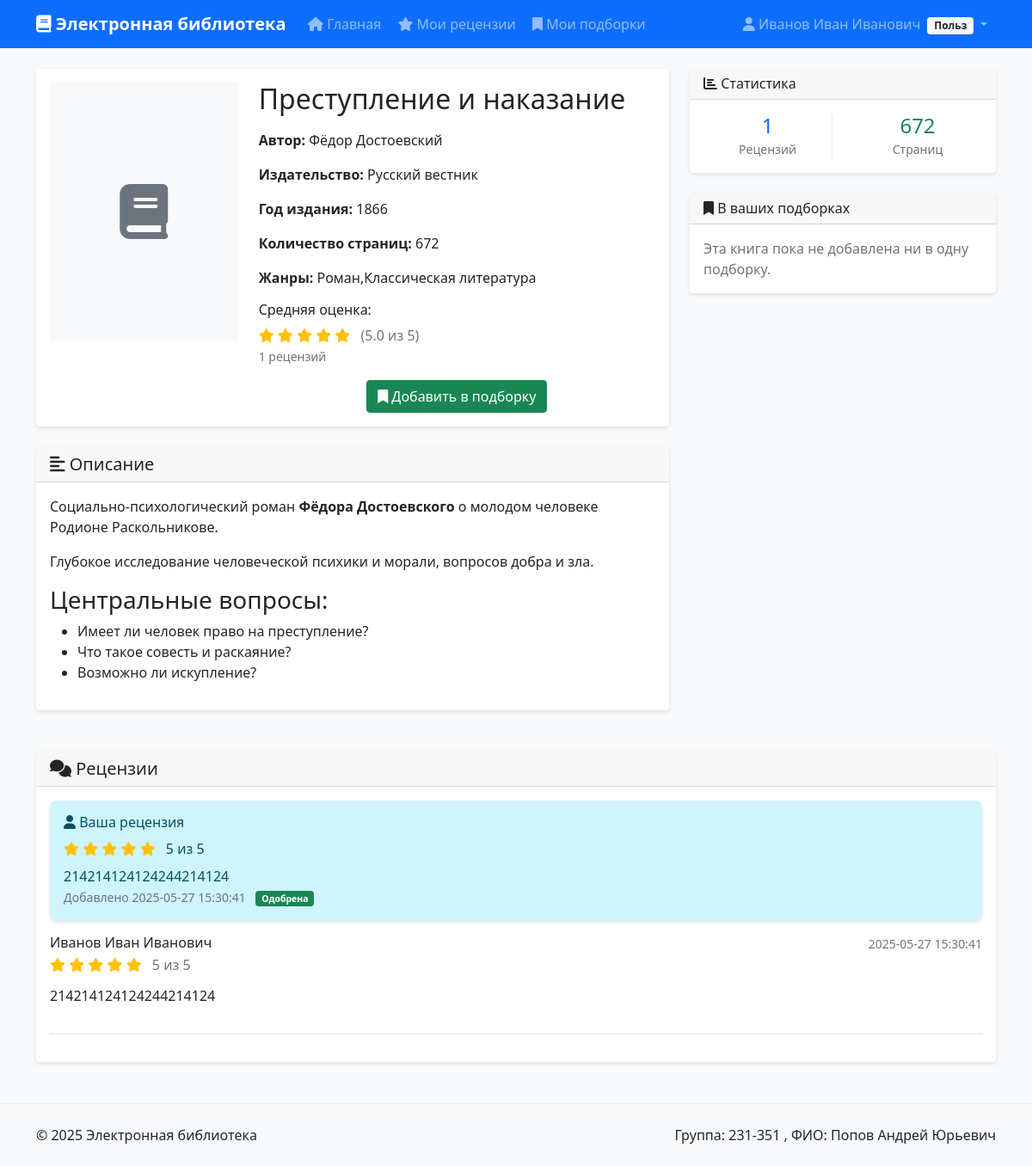
The page /book/2 (signed in) on the database its author committed.
### tables this page shows
CREATE TABLE users (
            id INTEGER PRIMARY KEY AUTOINCREMENT,
            login TEXT NOT NULL UNIQUE,
            password_hash TEXT NOT NULL,
            last_name TEXT NOT NULL,
            first_name TEXT NOT NULL,
            middle_name TEXT,
            role_id INTEGER NOT NULL,
            FOREIGN KEY (role_id) REFERENCES roles(id)
        );

CREATE TABLE books (
            id INTEGER PRIMARY KEY AUTOINCREMENT,
            title TEXT NOT NULL,
            short_description TEXT NOT NULL,
            publication_year INTEGER NOT NULL,
            publisher TEXT NOT NULL,
            author TEXT NOT NULL,
            page_count INTEGER NOT NULL
        );

CREATE TABLE reviews (
            id INTEGER PRIMARY KEY AUTOINCREMENT,
            book_id INTEGER NOT NULL,
            user_id INTEGER NOT NULL,
            rating INTEGER NOT NULL CHECK (rating >= 0 AND rating <= 5),
            text TEXT NOT NULL,
            created_at TIMESTAMP DEFAULT CURRENT_TIMESTAMP,
            status_id INTEGER NOT NULL DEFAULT 1,
            FOREIGN KEY (book_id) REFERENCES books(id) ON DELETE CASCADE,
            FOREIGN KEY (user_id) REFERENCES users(id),
            FOREIGN KEY (status_id) REFERENCES review_statuses(id),
            UNIQUE(user_id, book_id)
        );

### app.py (the view)
@app.route('/book/<int:book_id>')
def view_book(book_id):
    ensure_db_initialized()
    db = get_db()
    book = db.execute("""
        SELECT b.*,
               GROUP_CONCAT(g.name) as genres,
               bc.filename as cover_filename
        FROM books b
        LEFT JOIN book_genres bg ON b.id = bg.book_id
        LEFT JOIN genres g ON bg.genre_id = g.id
        LEFT JOIN book_covers bc ON b.id = bc.book_id
        WHERE b.id = ?
        GROUP BY b.id
    """, (book_id,)).fetchone()
    if not book:
        flash('Книга не найдена')
        return redirect(url_for('index'))
    reviews = db.execute("""
        SELECT r.*, u.first_name, u.last_name, u.middle_name
        FROM reviews r
        JOIN users u ON r.user_id = u.id
        WHERE r.book_id = ? AND r.status_id = 2
        ORDER BY r.created_at DESC
    """, (book_id,)).fetchall()
    user_review = None
    current_user = get_current_user()
    if current_user:
        user_review = db.execute("""
            SELECT r.*, rs.name as status_name FROM reviews r
            JOIN review_statuses rs ON r.status_id = rs.id
            WHERE r.book_id = ? AND r.user_id = ?
        """, (book_id, current_user['id'])).fetchone()
        record_visit(book_id, current_user['id'])
    else:
        record_visit(book_id)
    book_dict = dict(book)
    book_dict['short_description'] = markdown.markdown(book_dict['short_description'])
    reviews_list = []
    for review in reviews:
        review_dict = dict(review)
        review_dict['text'] = markdown.markdown(review_dict['text'])
        reviews_list.append(review_dict)
    return render_template('book/view.html',
                         book=book_dict,
                         reviews=reviews_list,
                         user_review=user_review,
                         current_user=current_user)

### templates/book/view.html (shortened to what this page needs)
{% extends "base.html" %}
{% block content %}
<div class="row">
    <div class="col-lg-8">
        <div class="card mb-4">
            <div class="card-body">
                <div class="row">
                    <div class="col-md-4">
                        {% if book.cover_filename %}
                            <img src="{{ url_for('static', filename='uploads/' + book.cover_filename) }}"
                                 class="img-fluid rounded shadow-sm" alt="{{ book.title }}">
                        {% else %}
                            <div class="bg-light rounded d-flex align-items-center justify-content-center"
                                 style="height: 300px;">
                                <i class="fas fa-book fa-4x text-muted"></i>
                            </div>
                        {% endif %}
                    </div>
                    <div class="col-md-8">
                        <h1 class="h2 mb-3">{{ book.title }}</h1>
                        <div class="book-details">
                            <p><strong>Автор:</strong> {{ book.author }}</p>
                            <p><strong>Издательство:</strong> {{ book.publisher }}</p>
                            <p><strong>Год издания:</strong> {{ book.publication_year }}</p>
                            <p><strong>Количество страниц:</strong> {{ book.page_count }}</p>
                            <p><strong>Жанры:</strong> {{ book.genres or 'Не указаны' }}</p>
                        </div>
                        {% if reviews %}
                            {% set avg_rating = reviews | selectattr('rating') | map(attribute='rating') | list | avg %}
                            <div class="mb-3">
                                <h6>Средняя оценка:</h6>
                                <div class="rating-display">
                                    {% for i in range(1, 6) %}
                                        {% if i <= avg_rating %}
                                            <i class="fas fa-star text-warning"></i>
                                        {% else %}
                                            <i class="far fa-star text-warning"></i>
                                        {% endif %}
                                    {% endfor %}
                                    <span class="ms-2 text-muted">({{ "%.1f"|format(avg_rating) }} из 5)</span>
                                </div>
                                <small class="text-muted">{{ reviews|length }} рецензий</small>
                            </div>
                        {% else %}
                            <div class="mb-3">
                                <span class="text-muted">Пока нет оценок</span>
                            </div>
                        {% endif %}
                        {% if current_user %}
                            <div class="btn-group-vertical d-grid gap-2" role="group">
                                {% if current_user.role_name == 'user' %}
                                    <button type="button" class="btn btn-success"
                                            onclick="showAddToCollectionModal({{ book.id }})">
                                        <i class="fas fa-bookmark"></i> Добавить в подборку
                                    </button>
                                {% endif %}
                            </div>
                        {% endif %}
                    </div>
                </div>
            </div>
        </div>
        <div class="card mb-4">
            <div class="card-header">
                <h5 class="mb-0"><i class="fas fa-align-left"></i> Описание</h5>
            </div>
            <div class="card-body">
                <div class="book-description">
                    {{ book.short_description | safe }}
                </div>
            </div>
        </div>
    </div>
    <div class="col-lg-4">
        <div class="card mb-4">
            <div class="card-header">
                <h6 class="mb-0"><i class="fas fa-chart-bar"></i> Статистика</h6>
            </div>
            <div class="card-body">
                <div class="row text-center">
                    <div class="col-6">
                        <div class="border-end">
                            <h4 class="text-primary mb-0">{{ reviews|length }}</h4>
                            <small class="text-muted">Рецензий</small>
                        </div>
                    </div>
                    <div class="col-6">
                        <h4 class="text-success mb-0">{{ book.page_count }}</h4>
                        <small class="text-muted">Страниц</small>
                    </div>
                </div>
            </div>
        </div>
        {% if current_user and current_user.role_name == 'user' %}
        <div class="card">
            <div class="card-header">
                <h6 class="mb-0"><i class="fas fa-bookmark"></i> В ваших подборках</h6>
            </div>
            <div class="card-body">
                <div id="userCollectionsWithBook">
                </div>
            </div>
        </div>
        {% endif %}
    </div>
</div>
<div class="row mt-4">
    <div class="col-12">
        <div class="card">
            <div class="card-header d-flex justify-content-between align-items-center">
                <h5 class="mb-0"><i class="fas fa-comments"></i> Рецензии</h5>
            </div>
            <div class="card-body">
                {% if user_review %}
                    <div class="alert
                        {% if user_review.status_id == 1 %}alert-warning
                        {% elif user_review.status_id == 2 %}alert-info
                        {% else %}alert-danger{% endif %}">
                        <h6><i class="fas fa-user"></i> Ваша рецензия</h6>
                        <div class="mb-2">
                            {% for i in range(1, 6) %}
                                {% if i <= user_review.rating %}
                                    <i class="fas fa-star text-warning"></i>
                                {% else %}
                                    <i class="far fa-star text-warning"></i>
                                {% endif %}
                            {% endfor %}
                            <span class="ms-2">{{ user_review.rating }} из 5</span>
                        </div>
                        <div class="review-text">
                            {{ user_review.text | safe }}
                        </div>
                        <small class="text-muted">
                            Добавлено {{ user_review.created_at if user_review.created_at else 'недавно' }}
                            {% if user_review.status_id == 1 %}
                                <span class="badge bg-warning ms-2">На рассмотрении</span>
                            {% elif user_review.status_id == 2 %}
                                <span class="badge bg-success ms-2">Одобрена</span>
                            {% elif user_review.status_id == 3 %}
                                <span class="badge bg-danger ms-2">Отклонена</span>
                            {% endif %}
                        </small>
                    </div>
                {% endif %}
                {% if reviews %}
                    {% for review in reviews %}
                        <div class="review-item border-bottom pb-3 mb-3">
                            <div class="d-flex justify-content-between align-items-start mb-2">
                                <div>
                                    <h6 class="mb-1">
                                        {{ review.last_name }} {{ review.first_name }}
                                        {% if review.middle_name %}{{ review.middle_name }}{% endif %}
                                    </h6>
                                    <div class="rating mb-1">
                                        {% for i in range(1, 6) %}
                                            {% if i <= review.rating %}
                                                <i class="fas fa-star text-warning"></i>
                                            {% else %}
                                                <i class="far fa-star text-warning"></i>
                                            {% endif %}
                                        {% endfor %}
                                        <span class="ms-2 text-muted">{{ review.rating }} из 5</span>
                                    </div>
                                </div>
                                <small class="text-muted">
                                    {{ review.created_at if review.created_at else 'недавно' }}
                                </small>
                            </div>
                            <div class="review-text">
                                {{ review.text | safe }}
                            </div>
                        </div>
                    {% endfor %}
                {% endif %}
            </div>
        </div>
    </div>
</div>
{% endblock %}

### templates/base.html (shortened to what this page needs)
<!DOCTYPE html>
<html lang="ru">
<head>
    <link href="https://cdn.jsdelivr.net/npm/bootstrap@5.1.3/dist/css/bootstrap.min.css" rel="stylesheet">
    <link href="https://cdnjs.cloudflare.com/ajax/libs/font-awesome/6.0.0/css/all.min.css" rel="stylesheet">
    <link href="https://cdnjs.cloudflare.com/ajax/libs/easymde/2.18.0/easymde.min.css" rel="stylesheet">
</head>
<body>
    <nav class="navbar navbar-expand-lg navbar-dark bg-primary">
        <div class="container">
            <a class="navbar-brand" href="{{ url_for('index') }}">
                <i class="fas fa-book"></i> Электронная библиотека
            </a>
            <div class="collapse navbar-collapse" id="navbarNav">
                <ul class="navbar-nav me-auto">
                    <li class="nav-item">
                        <a class="nav-link" href="{{ url_for('index') }}">
                            <i class="fas fa-home"></i> Главная
                        </a>
                    </li>
                    {% if current_user %}
                        {% if current_user.role_name == 'user' %}
                            <li class="nav-item">
                                <a class="nav-link" href="{{ url_for('my_reviews') }}">
                                    <i class="fas fa-star"></i> Мои рецензии
                                </a>
                            </li>
                            <li class="nav-item">
                                <a class="nav-link" href="{{ url_for('my_collections') }}">
                                    <i class="fas fa-bookmark"></i> Мои подборки
                                </a>
                            </li>
                        {% endif %}
                    {% endif %}
                </ul>
                <ul class="navbar-nav">
                    {% if current_user %}
                        <li class="nav-item dropdown">
                            <a class="nav-link dropdown-toggle" href="#" role="button" data-bs-toggle="dropdown">
                                <i class="fas fa-user"></i>
                                {{ current_user.last_name }} {{ current_user.first_name }}
                                {% if current_user.middle_name %}{{ current_user.middle_name }}{% endif %}
                                <span class="badge bg-light text-dark ms-1">
                                    {% if current_user.role_name == 'administrator' %}Админ
                                    {% elif current_user.role_name == 'moderator' %}Модер
                                    {% else %}Польз{% endif %}
                                </span>
                            </a>
                        </li>
                    {% else %}
                        <li class="nav-item">
                            <a class="nav-link" href="{{ url_for('login') }}">
                                <i class="fas fa-sign-in-alt"></i> Войти
                            </a>
                        </li>
                    {% endif %}
                </ul>
            </div>
        </div>
    </nav>
    <main class="container mt-4">
        {% block content %}{% endblock %}
    </main>
    <footer class="bg-light mt-5 py-4">
        <div class="container">
            <div class="row">
                <div class="col-md-6">
                    <p class="mb-0">&copy; 2025 Электронная библиотека</p>
                </div>
                <div class="col-md-6 text-end">
                    <p class="mb-0">Группа: 231-351 , ФИО: Попов Андрей Юрьевич</p>
                </div>
            </div>
        </div>
    </footer>
</body>
</html>

### rows shown on the page
users: last_name "Иванов", first_name "Иван", middle_name "Иванович"
books: title "Преступление и наказание", author "Фёдор Достоевский", publisher "Русский вестник", publication_year "1866", page_count "672", short_description "Социально-психологический роман Фёдора Достоевского о молодом человеке Родионе Раскольникове. Глубокое исследование человеческой психики и морали, вопросов добра и зла. Центральные вопросы: Имеет ли человек право на преступление? Что такое совесть и раскаяние? Возможно ли искупление?"
reviews: rating "5", text "214214124124244214124", created_at "2025-05-27 15:30:41", last_name "Иванов", first_name "Иван", middle_name "Иванович"

### other values the page prints
{{ book.genres or 'Не указаны' }} "Роман,Классическая литература"
{{ "%.1f"|format(avg_rating) }} "5.0"
{{ reviews|length }} "1"
